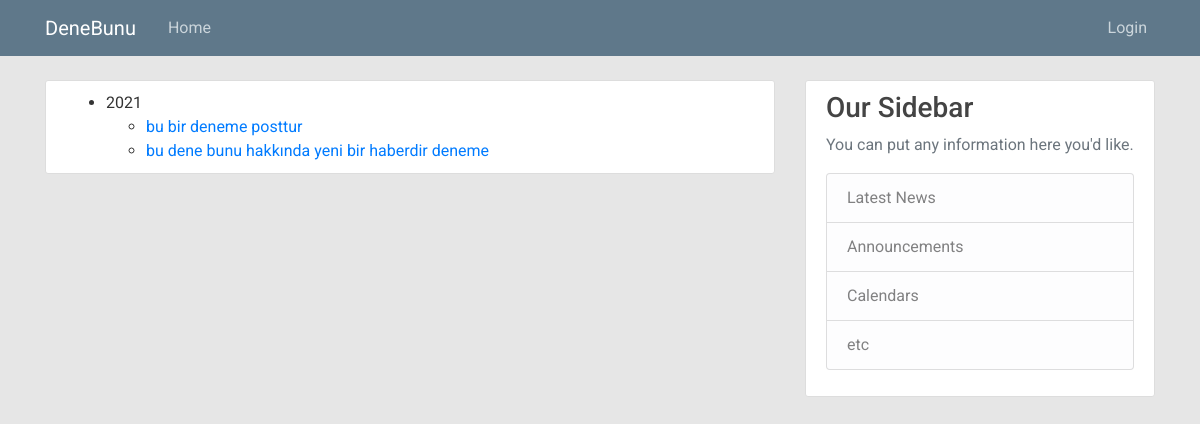
Before: / with the older database file.
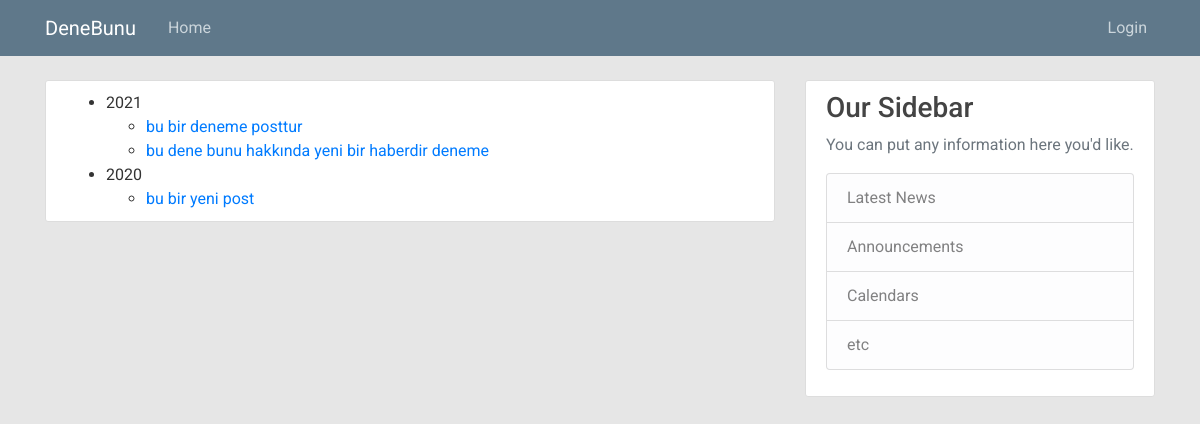
After: the same page with the newer database file.
### admin_panel/models.py (models this page shows, shortened)
class PressContent(models.Model):
    label = models.TextField('label',max_length=50)
    url = models.TextField('url')
    date = models.DateTimeField('date_published',default=timezone.now)
    created = models.DateTimeField('date_created',default = timezone.now)
    modified = models.DateTimeField('date_updated', auto_now=True)

### news/views.py (the view)
# urls.py: 2. Add a URL to urlpatterns:  path('', views.home, name='home')
def home(request):
    context = {
        'title': 'Home',
        'news': PressContent.objects.order_by('-date'),
    }
    return render(request,'news/home.html',context)

### news/templates/news/home.html
{% extends "admin_panel/base.html" %}
{% block content %}
    <div class="media content-section">
        {% regroup news by date.year as year_list %}
        <ul>
        {% for year in year_list %}
            <li>{{ year.grouper }}
                <ul>
                {% for new in year.list %}
                    <li><a href="{% url 'news-detail' new.id %}">{{ new.label }} </a></li>
                {% endfor %}
                </ul>
            </li>
        {% endfor %}
        </ul>
    </div>
{% endblock content %}

Changed rows visible on the page:
added PressContent: label "bu bir yeni post", shown under "2020"
Other visible differences:
new list line: "2020"
